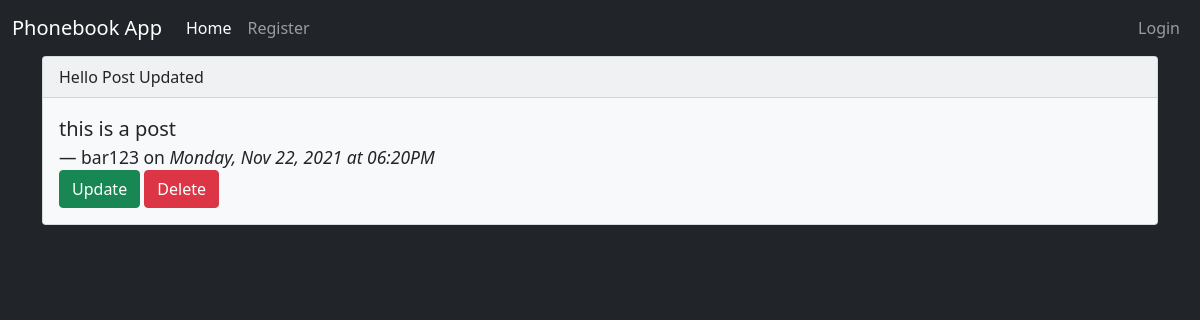
Before: /posts/1 with the older database file.
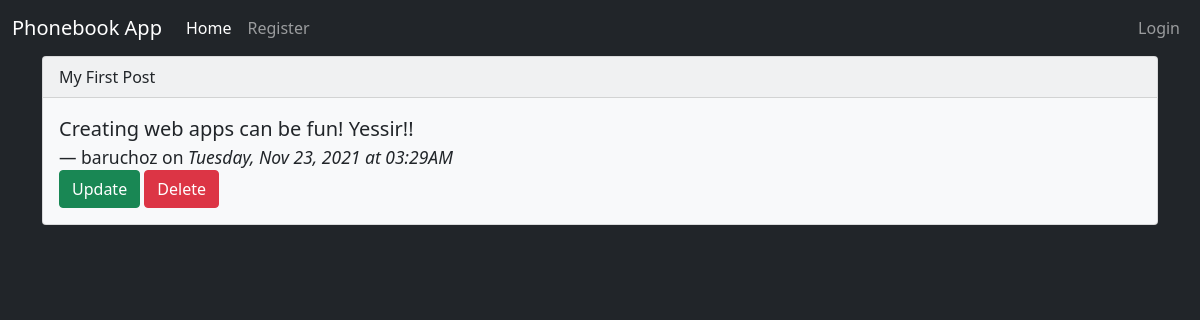
After: the same page with the newer database file.
### app/models.py (models this page shows, shortened)
class Post(db.Model):
    id = db.Column(db.Integer, primary_key=True)
    title= db.Column(db.String(200))
    content = db.Column(db.String(300))
    date_created = db.Column(db.DateTime, nullable=False, default=datetime.utcnow )
    user_id = db.Column(db.Integer, db.ForeignKey('user.id'), nullable=False)

class User(db.Model, UserMixin):
    id = db.Column(db.Integer, primary_key=True)
    username = db.Column(db.String(150), nullable=False, unique=True)
    email = db.Column(db.String(150), nullable=False, unique=True)
    password = db.Column(db.String(256), nullable=False)
    posts = db.relationship('Post', backref='author', lazy=True)
    phonebooks = db.relationship('Phonebook', backref='author', lazy=True)

### app/routes.py (the view)
@app.route('/posts/<int:post_id>')
def post_detail(post_id):
    post = Post.query.get_or_404(post_id)
    return render_template('post_detail.html', post=post)

### app/templates/post_detail.html (shortened to what this page needs)
{% extends 'base.html' %}
{% block content %}
<div class="card bg-light text-dark">
    <div class="card-header">
    {{ post.title }}
    </div>
    <div class="card-body">
        <blockquote class="blockquote mb-0">
            <p>{{ post.content }}</p>
            <footer class="blockquote-footer text-dark">{{ post.author.username }} on <cite title="Source Title">
                {{ post.date_created.strftime('%A, %b %d, %Y at %I:%M%p') }}
            </cite></footer>
        </blockquote>
        <a href="{{ url_for('post_update', post_id=post.id) }}" class="btn btn-success">Update</a>
            <button type="button" class="btn btn-danger" data-bs-toggle="modal" data-bs-target="#deleteModal">
                Delete
            </button>
    </div>
</div>
{% endblock content %}

Changed rows visible on the page:
changed Post: title "Hello Post Updated" → "My First Post"; content "this is a post" → "Creating web apps can be fun! Yessir!!"; date_created "Monday, Nov 22, 2021 at 06:20PM" → "Tuesday, Nov 23, 2021 at 03:29AM"
changed User: author.username "bar123" → "baruchoz"
